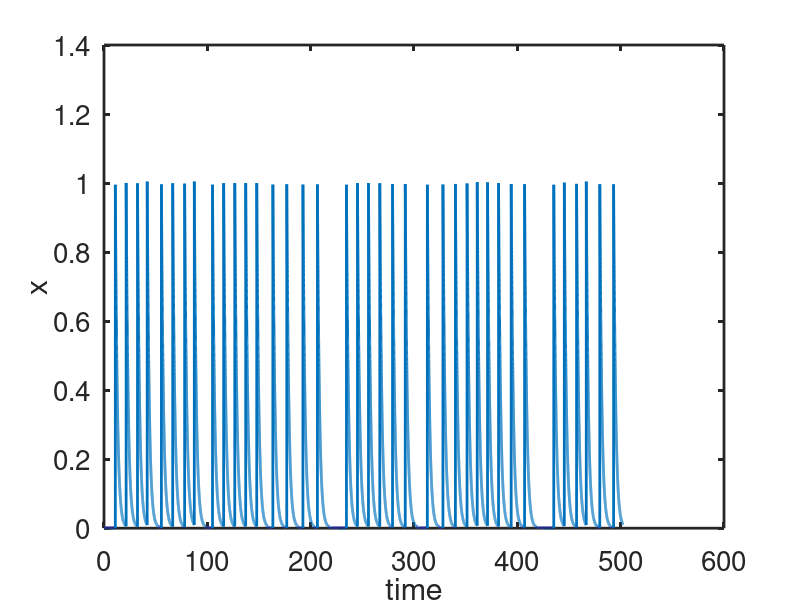
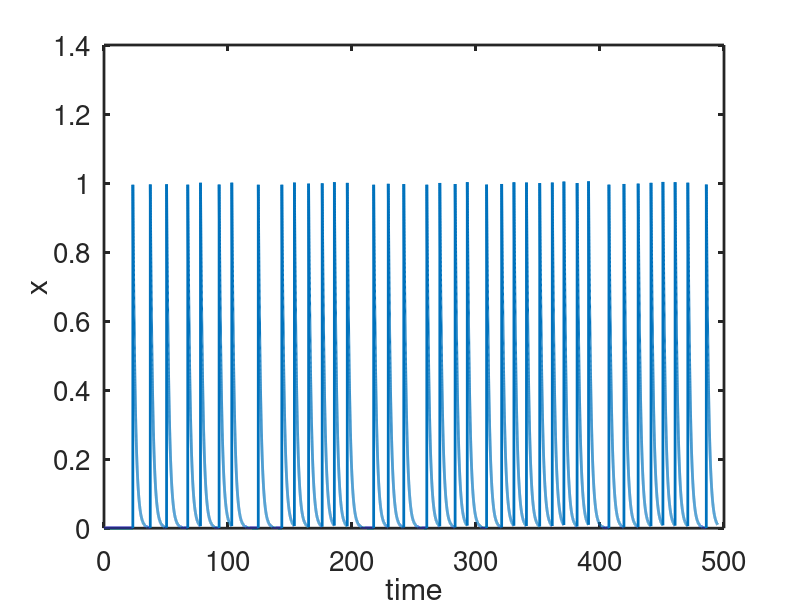
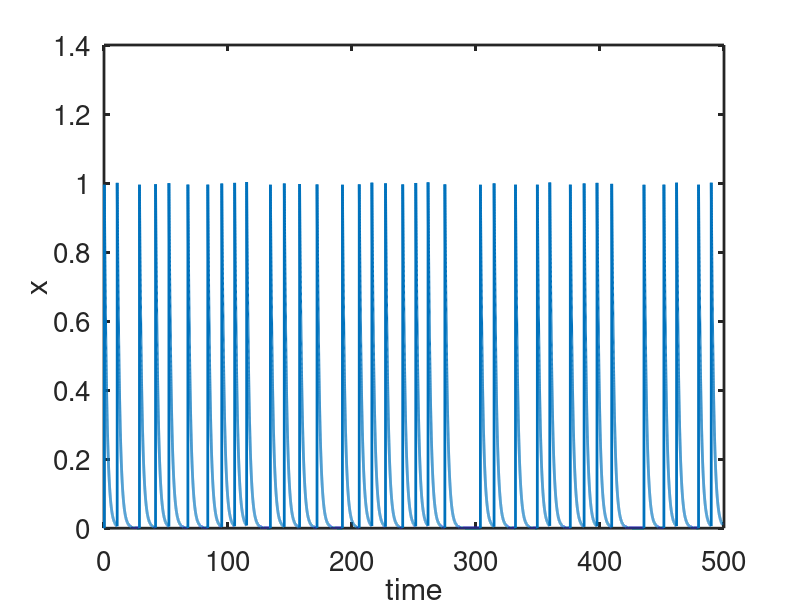
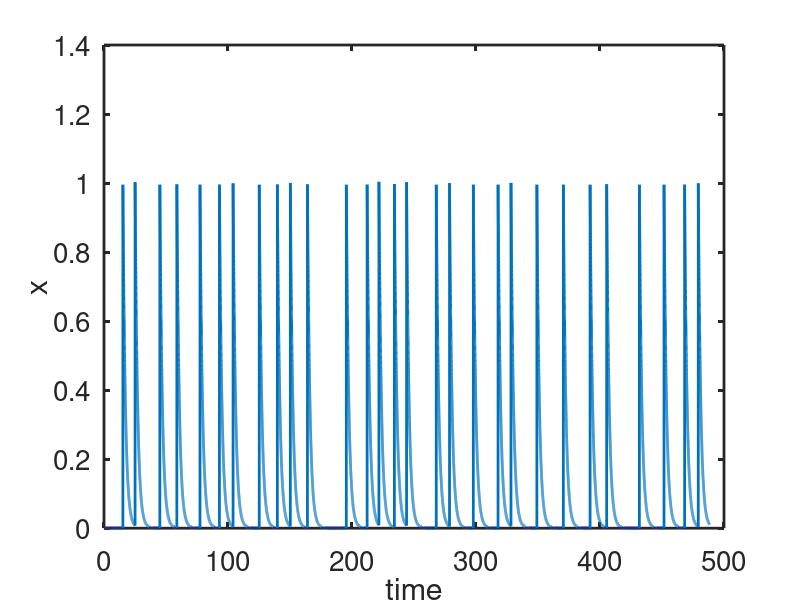

Reproduce these figures in MATLAB, in order.

%  -------------------------------------------------------------------
%
%   Compute a stochastic train of spikes in a simple model.
%
%   For Chapter 7, Section 7.10.1 of
%   Keener and Sneyd, Mathematical Physiology, 3rd Edition, Springer.
% 
%   Written by James Keener and James Sneyd.
% 
%  ------------------------------------------------------------------- 

clear all
close all
clc
set(0,                           ...
    'defaultaxesfontsize', 20,   ...
    'defaultaxeslinewidth', 2.0, ...
    'defaultlinelinewidth', 2.0);

global x0
N = 50000;
delt = 0.01;
k = 0.5;
x0 = 0.01;  % The system can be reactivated only when x<x0

nthresh = 5; %# of different runs % use 40 for a mu/sigma plot, 
% but it takes a lot of time
thresh = linspace(0.997,0.9995,nthresh); 
% for a mu/sigma plot
% thresh = linspace(0.999,0.999,nthresh);           % for a single run
 mu = zeros(nthresh,1);                              % initialization
sig = mu;                                           % initialization

for j = 1:nthresh
    threshold = thresh(j);
    In = rand(N,1);
    init = 0;  % first starting point
    x1=0;
   
    Tkeep = [0];
    i = 0;
T = [0];
tend = T(end);
Xkeep = [0];

    while i<N
        % find the next spike time
        nn = find(In(i+1:end)>threshold);
        if(~isempty(nn))
        ndx = min(nn);  % this is how many time steps to take
newt = [1:ndx]*delt;

% integrate the de until the next spike time:
 % tspan = [0 newt];
        %[dT,X] = ode15s(@(t,x)rhs(t,x,k),tspan,x1);
Xkeep  = [Xkeep x1*exp(-k*newt)]; %no need to integrate when the analytical solution is known
T = [T tend+newt];
tend = T(end);
Tkeep = [Tkeep tend];
x1=Xkeep(end)+1;  % add the jump
 %here we are using that decay is exponential.  For a more complicated de,
 %numerical integration is required
 % integrate the de until threshold x0 is reached
 %tspan = [0:delt:10]; % we only use a fraction of these times
 
  %[dT,X] = ode15s(@(t,x)rhs(t,x,k),tspan,x1, odeset('Events',@events));
%dt =dT(end);
 dt=-log(x0/x1)/k; %time to get back to recovery, since the analytical solution is known
 
 ndt = fix(dt/delt); % number of time steps to get back to recovery
 newt = [1:ndt]*delt;
 %Xkeep = [Xkeep X(1:end-1)]; using the integrated solution

 Xkeep = [Xkeep x1*exp(-k*newt)];
 T = [T tend+newt];
 tend = T(end); % x will be below threshold on the next time step
 i = length(T);
 x1 = Xkeep(end);  % this is the starting value for the next integration
        else
            i=N;
        end
    end
 
   
    figure(j)
    plot(T,Xkeep)
    xlabel('time')
    ylabel('x')
    ISI = Tkeep(2:end) - Tkeep(1:end-1);            % the interspike intervals
    mu(j) = mean(ISI);
    sig(j) = std(ISI);
end

figure(10)
plot(mu,sig,'o')
hold on

% Add the linear fit to the plot
p = polyfit(mu,sig,1)
xp = linspace(9,35,100);
plot(xp,polyval(p,xp));
xlabel('\mu')
ylabel('\sigma')

%% ode equations

function out = rhs(t,x,k)
out = -k*x;
end 

%%%%%%%%%%%%%%%%%%%%%%%%%%%%%%%%%%%%%%%%%
function [value, isterminal,direction] = events(t,x)
  
global x0
direction = 0;
value = x-x0;
isterminal = 1;
end
